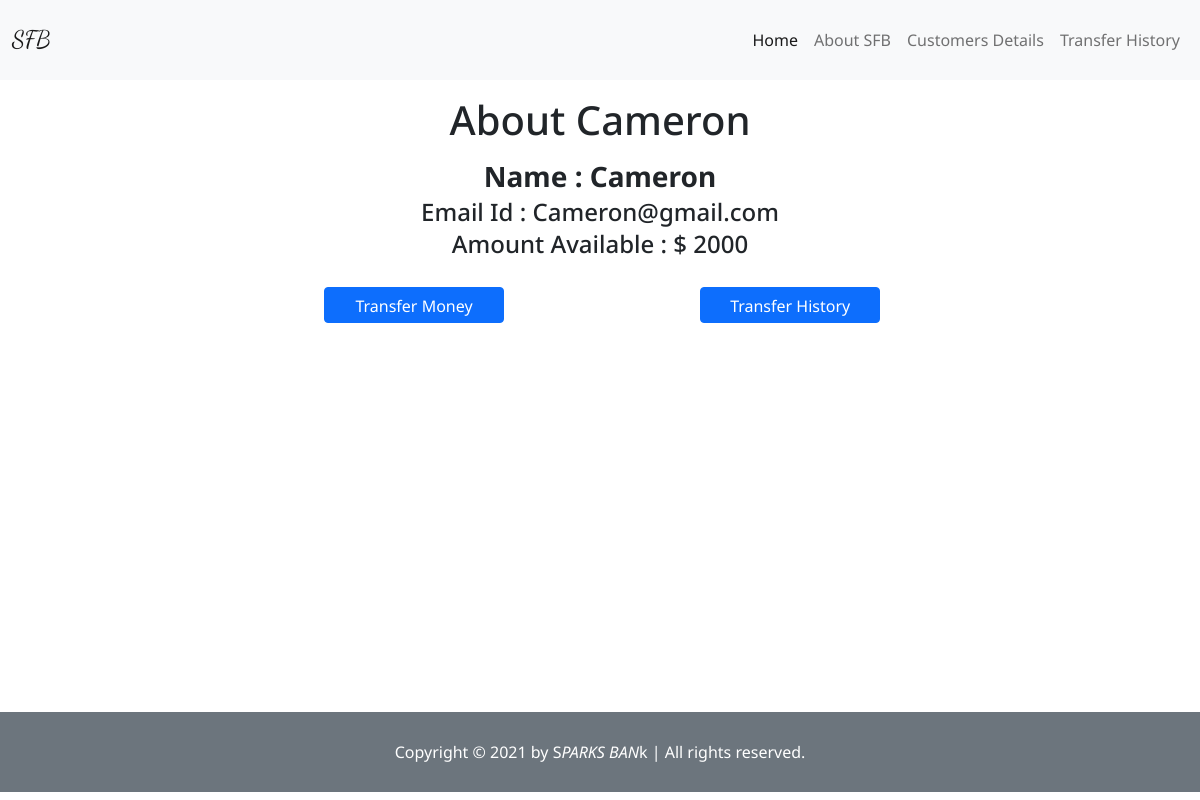
The page /customers/Cameron on the database its author committed.
### app.py (models this page shows, shortened)
class customer_details(db.Model):
    sno = db.Column(db.Integer, primary_key=True)
    name = db.Column(db.String(500), nullable=False)
    emailid = db.Column(db.String(500), nullable=False)
    balance = db.Column(db.Integer, nullable=False)

### app.py (the view, shortened to what this page needs)
@app.route("/customers/<string:name>", methods=['GET', 'POST'])
def customer(name):
    row = customer_details.query.filter_by(name=name).first()
    allrows = customer_details.query.all()
    return render_template('customer.html', cst=row, allrows=allrows)

### templates/customer.html (shortened to what this page needs)
{% extends "index.html" %}
{% block body %}
<h1 class="d-flex justify-content-center my-3">About {{cst.name}}</h1>
<h3 class="my-1 text-center fw-bold">Name : {{cst.name}}</h3>
<h4 class="my-1 text-center">Email Id : {{cst.emailid}}</h4>
<h4 class="my-1 text-center">Amount Available : $ {{cst.balance}}</h4>
<button type="button" class="btn btn-primary btn-1" data-bs-toggle="modal" data-bs-target="#exampleModal">
    Transfer Money
</button>
<a href="/transfer/{{cst.name}}"><button type="button" class="btn-2 btn btn-primary">Transfer History </button>
</a>
{% endblock body %}

### static/CSS/style.css (style rules this page uses)
* { margin: 0; padding: 0; font-family: 'Noto Sans', sans-serif; }
.btn-1, .btn-2 { width: 15vw; height: 3vw; }
.btn-1 { margin: 2vw 0 0 27vw !important; }
.btn-2 { margin: 2vw 0 0 16vw !important; }

### rows shown on the page
customer_details: name "Cameron", emailid "Cameron@gmail.com", balance "2000"
